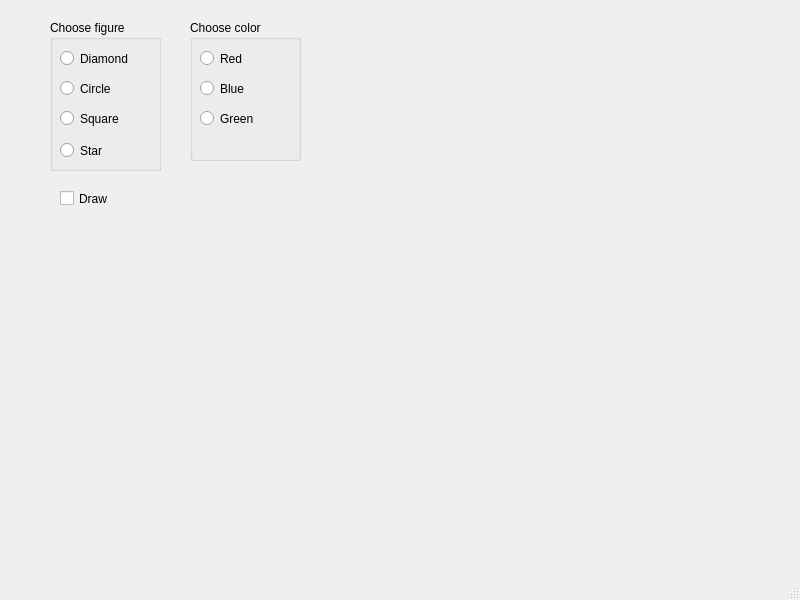
<?xml version="1.0" encoding="UTF-8"?>
<ui version="4.0">
 <class>MainWindow</class>
 <widget class="QMainWindow" name="MainWindow">
  <property name="geometry">
   <rect>
    <x>0</x>
    <y>0</y>
    <width>800</width>
    <height>600</height>
   </rect>
  </property>
  <property name="windowTitle">
   <string>MainWindow</string>
  </property>
  <widget class="QWidget" name="centralwidget">
   <widget class="QGroupBox" name="groupBox">
    <property name="geometry">
     <rect>
      <x>50</x>
      <y>20</y>
      <width>111</width>
      <height>151</height>
     </rect>
    </property>
    <property name="title">
     <string>Choose figure</string>
    </property>
    <widget class="QRadioButton" name="diamondButton">
     <property name="geometry">
      <rect>
       <x>10</x>
       <y>30</y>
       <width>82</width>
       <height>17</height>
      </rect>
     </property>
     <property name="text">
      <string>Diamond</string>
     </property>
    </widget>
    <widget class="QRadioButton" name="circleButton">
     <property name="geometry">
      <rect>
       <x>10</x>
       <y>60</y>
       <width>82</width>
       <height>17</height>
      </rect>
     </property>
     <property name="text">
      <string>Circle</string>
     </property>
    </widget>
    <widget class="QRadioButton" name="squareButton">
     <property name="geometry">
      <rect>
       <x>10</x>
       <y>90</y>
       <width>82</width>
       <height>17</height>
      </rect>
     </property>
     <property name="text">
      <string>Square</string>
     </property>
    </widget>
    <widget class="QRadioButton" name="starButton">
     <property name="geometry">
      <rect>
       <x>10</x>
       <y>120</y>
       <width>100</width>
       <height>21</height>
      </rect>
     </property>
     <property name="text">
      <string>Star</string>
     </property>
    </widget>
   </widget>
   <widget class="QGroupBox" name="groupBox_2">
    <property name="geometry">
     <rect>
      <x>190</x>
      <y>20</y>
      <width>111</width>
      <height>141</height>
     </rect>
    </property>
    <property name="title">
     <string>Choose color</string>
    </property>
    <widget class="QRadioButton" name="redButton">
     <property name="geometry">
      <rect>
       <x>10</x>
       <y>30</y>
       <width>82</width>
       <height>17</height>
      </rect>
     </property>
     <property name="text">
      <string>Red</string>
     </property>
    </widget>
    <widget class="QRadioButton" name="blueButton">
     <property name="geometry">
      <rect>
       <x>10</x>
       <y>60</y>
       <width>82</width>
       <height>17</height>
      </rect>
     </property>
     <property name="text">
      <string>Blue</string>
     </property>
    </widget>
    <widget class="QRadioButton" name="greenButton">
     <property name="geometry">
      <rect>
       <x>10</x>
       <y>90</y>
       <width>82</width>
       <height>17</height>
      </rect>
     </property>
     <property name="text">
      <string>Green</string>
     </property>
    </widget>
   </widget>
   <widget class="QCheckBox" name="isDraw">
    <property name="geometry">
     <rect>
      <x>60</x>
      <y>190</y>
      <width>70</width>
      <height>17</height>
     </rect>
    </property>
    <property name="text">
     <string>Draw</string>
    </property>
   </widget>
  </widget>
  <widget class="QMenuBar" name="menubar">
   <property name="geometry">
    <rect>
     <x>0</x>
     <y>0</y>
     <width>800</width>
     <height>20</height>
    </rect>
   </property>
  </widget>
  <widget class="QStatusBar" name="statusbar"/>
 </widget>
 <resources/>
 <connections/>
</ui>
